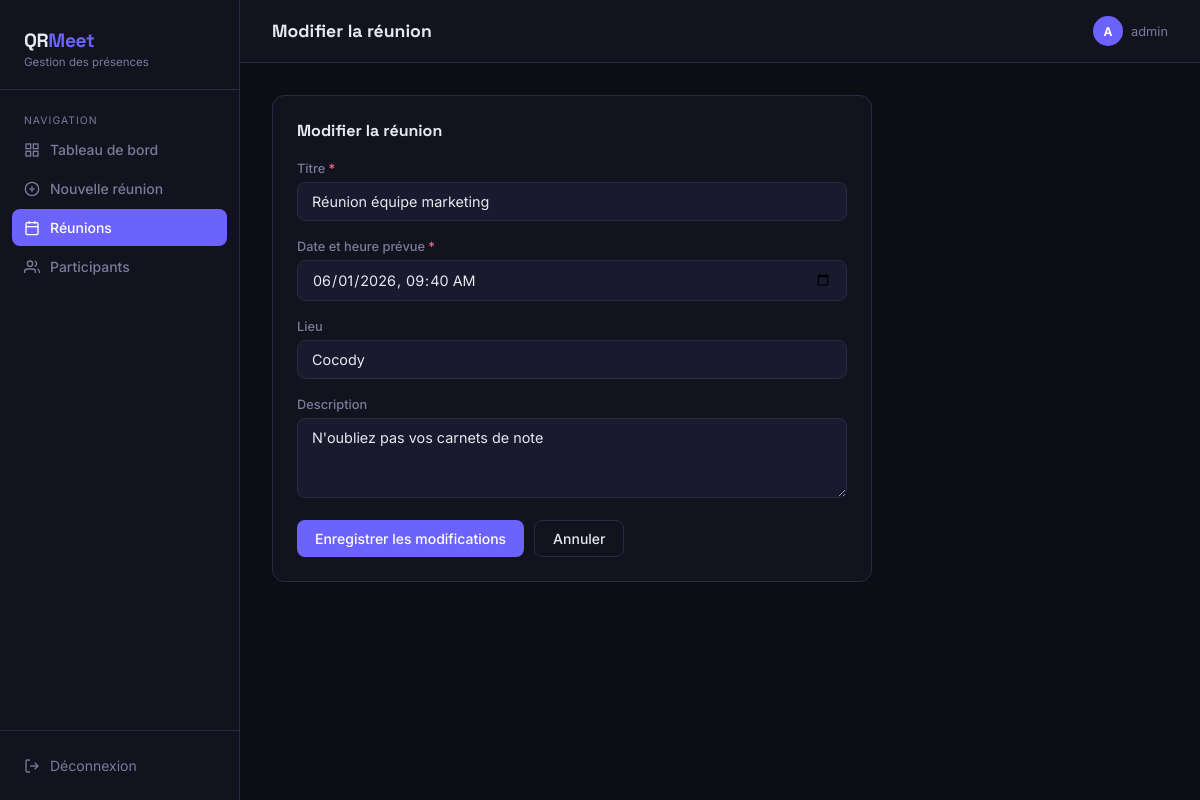
/meetings/1/edit (signed in), run on the app's committed database.
### app.py (models this page shows, shortened)
class Meeting(db.Model):
    id = db.Column(db.Integer, primary_key=True)
    title = db.Column(db.String(200), nullable=False)
    description = db.Column(db.Text, default='')
    location = db.Column(db.String(200), default='')
    scheduled_at = db.Column(db.DateTime, nullable=False)
    created_at = db.Column(db.DateTime, default=datetime.utcnow)
    token = db.Column(db.String(64), unique=True, nullable=False)
    is_active = db.Column(db.Boolean, default=True)
    participants = db.relationship('Participant', backref='meeting', lazy=True, cascade='all, delete-orphan')

### app.py (the view, shortened to what this page needs)
@app.route('/meetings/<int:meeting_id>/edit', methods=['GET', 'POST'])
@login_required
def edit_meeting(meeting_id):
    meeting = Meeting.query.get_or_404(meeting_id)
    return render_template('meeting_form.html', meeting=meeting)

### app.py (called while the page is built)
def login_required(f):
    @wraps(f)
    def decorated(*args, **kwargs):
        if 'admin_id' not in session:
            return redirect(url_for('login'))
        return f(*args, **kwargs)
    return decorated

### templates/meeting_form.html (shortened to what this page needs)
{% extends "base.html" %}
{% block page_title %}{% if meeting %}Modifier la réunion{% else %}Nouvelle réunion{% endif %}{% endblock %}
{% block content %}
<div style="max-width:600px">
  <div class="card">
    <div class="card-header">
      <span class="card-title">{% if meeting %}Modifier la réunion{% else %}Créer une réunion{% endif %}</span>
    </div>
    <form method="POST">
      <div class="form-group">
        <label>Titre <span class="required">*</span></label>
        <input type="text" name="title" placeholder="Ex: Réunion équipe marketing" required
               value="{{ meeting.title if meeting else '' }}">
      </div>
      <div class="form-group">
        <label>Date et heure prévue <span class="required">*</span></label>
        <input type="datetime-local" name="scheduled_at" required
               value="{{ meeting.scheduled_at.strftime('%Y-%m-%dT%H:%M') if meeting else '' }}">
      </div>
      <div class="form-group">
        <label>Lieu</label>
        <input type="text" name="location" placeholder="Ex: Salle de conférence A, 2ème étage"
               value="{{ meeting.location if meeting else '' }}">
      </div>
      <div class="form-group">
        <label>Description</label>
        <textarea name="description" placeholder="Informations complémentaires sur la réunion...">{{ meeting.description if meeting else '' }}</textarea>
      </div>
      <div style="display:flex;gap:10px;margin-top:8px">
        {% if meeting %}
        <button type="submit" class="btn btn-primary">Enregistrer les modifications</button>
        <a href="{{ url_for('meeting_detail', meeting_id=meeting.id) }}" class="btn btn-outline">Annuler</a>
        {% else %}
        <button type="submit" class="btn btn-primary">Créer et générer le QR code</button>
        <a href="{{ url_for('dashboard') }}" class="btn btn-outline">Annuler</a>
        {% endif %}
      </div>
    </form>
  </div>
</div>
{% endblock %}

### templates/base.html (style rules this page uses)
:root { --bg: #0d0d14; --surface: #13131f; --surface2: #1a1a2e; --border: #2a2a42; --accent: #6c63ff; --accent2: #ff6584; --accent3: #43e97b; --text: #e8e8f0; --text-muted: #7a7a9a; --radius: 12px; --font-head: 'Space Grotesk', sans-serif; --font-body: 'Inter', sans-serif; }
*, *::before, *::after { box-sizing: border-box; margin: 0; padding: 0; }
body { font-family: var(--font-body); background: var(--bg); color: var(--text); min-height: 100vh; display: flex; }
.card { background: var(--surface); border: 1px solid var(--border); border-radius: var(--radius); padding: 24px; }
.card-header { display: flex; align-items: center; justify-content: space-between; margin-bottom: 20px; }
.card-title { font-family: var(--font-head); font-size: 1rem; font-weight: 700; }
.btn { display: inline-flex; align-items: center; gap: 6px; padding: 9px 18px; border-radius: 8px; font-size: 0.875rem; font-weight: 500; font-family: var(--font-body); cursor: pointer; border: none; text-decoration: none; transition: all 0.15s; }
.btn-primary { background: var(--accent); color: #fff; }
.btn-outline { background: transparent; color: var(--text); border: 1px solid var(--border); }
.form-group { margin-bottom: 18px; }
label { display: block; font-size: 0.8rem; color: var(--text-muted); margin-bottom: 6px; font-weight: 500; }
input, textarea, select { width: 100%; padding: 10px 14px; background: var(--surface2); border: 1px solid var(--border); border-radius: 8px; color: var(--text); font-family: var(--font-body); font-size: 0.9rem; transition: border-color 0.15s; }
textarea { resize: vertical; min-height: 80px; }
.required { color: var(--accent2); }

### data on the page
Meeting: title "Réunion équipe marketing", scheduled_at "06/01/2026 09:40", location "Cocody", description "N'oubliez pas vos carnets de note"

### other printed values
{{ session.admin_name[0]|upper }} "A"
{{ session.admin_name }} "admin"
